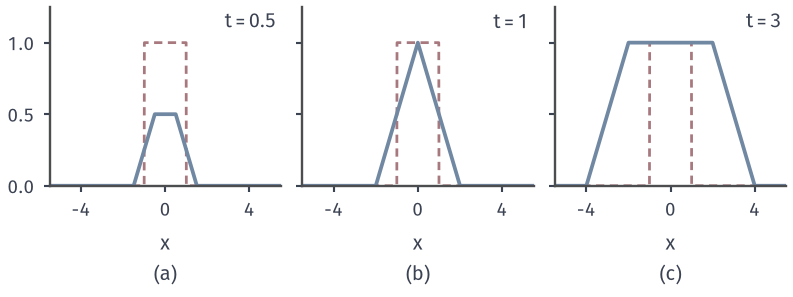

Python code for this plot:
from pathlib import Path
import sys
ROOT = next(p for p in Path(__file__).resolve().parents if (p/"build.sh").is_file() and (p/"tex/book.tex").is_file())
sys.path.insert(0, str(ROOT/"figures/06-differential-equations/02-partial-differential-equations/matplotlib/wave-common"))
from wave_common import *
# Target: the velocity contribution of d'Alembert with c=1 for the indicator of (-1,1).
fig, axs = figure(width_mm=112, height_mm=42, ncols=3, sharey=True)
x = np.linspace(-5.5, 5.5, 2201)
for ax, t, l in zip(axs, [.5, 1, 3], 'abc'):
    style(ax)
    ax.plot(x, box(x), color=RED, lw=1.1, ls=(0, (3, 2)))
    ax.plot(x, wave_box(x, t), color=BLUE, lw=1.5)
    ax.text(5.3, 1.1, f'$t={t:g}$', ha='right')
    ax.set_xlim(-5.5, 5.5); ax.set_ylim(0, 1.25); ax.set_xticks([-4, 0, 4]); ax.set_yticks([0, .5, 1])
    sub(ax, l, '$x$')
save(fig, HERE(__file__), 'figure', {'formula': 'u=(1/2)|(x-t,x+t) cap (-1,1)|, c=1'})
